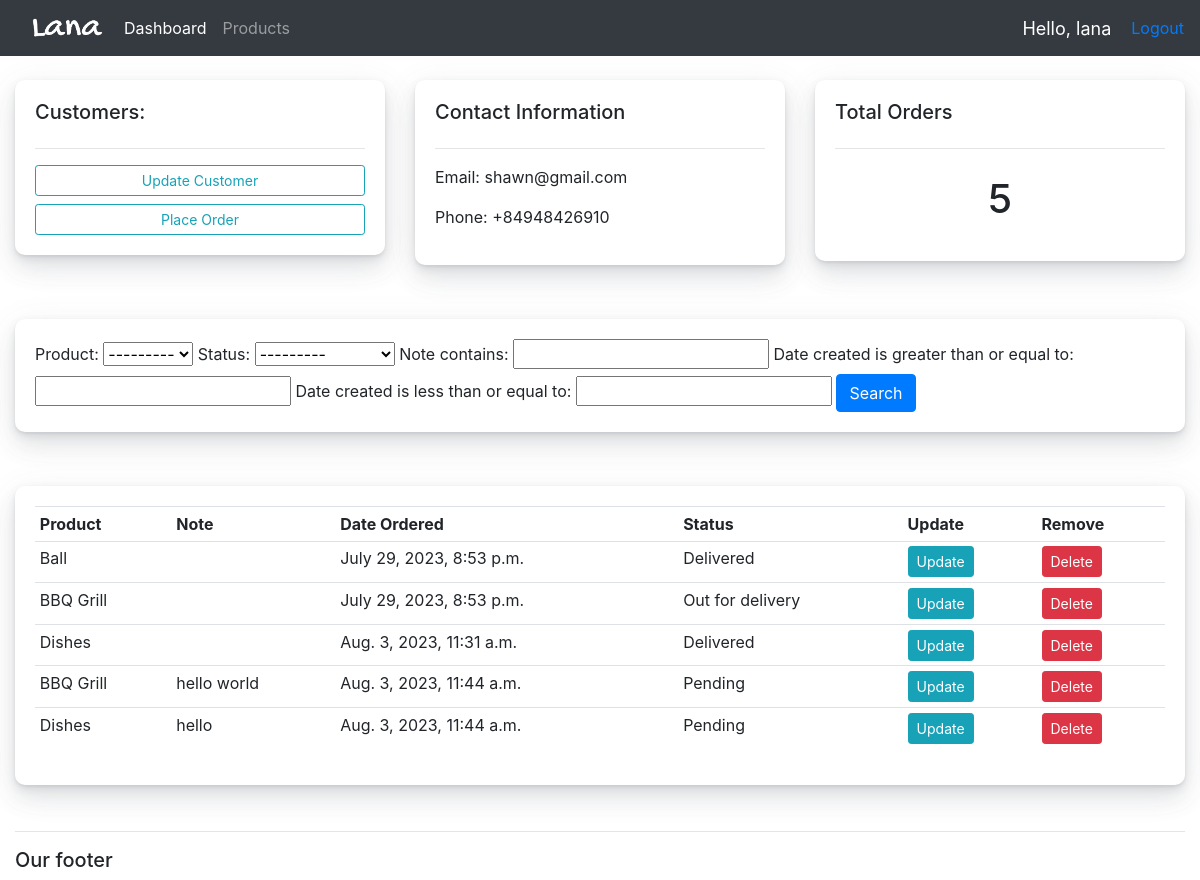
Page /customer/1 (signed in) on the committed database.
### accounts/models.py (models this page shows, shortened)
class Customer(models.Model):
    user = models.OneToOneField(User, null=True, blank=True, on_delete=models.CASCADE)
    name = models.CharField(max_length=200, null=True)
    phone = models.CharField(max_length=200, null=True)
    email = models.CharField(max_length=200, null=True)
    profile_pic = models.ImageField(default="profile1.png", null=True, blank=True)
    date_created = models.DateTimeField(auto_now_add=True, null=True)

class Order(models.Model):
    STATUS = (
        ('Pending', 'Pending'),
        ('Out for delivery', 'Out for delivery'),
        ('Delivered', 'Delivered'),
    )
    customer = models.ForeignKey(Customer, null=True, on_delete=models.SET_NULL)
    product = models.ForeignKey(Product, null=True, on_delete=models.SET_NULL)
    date_created = models.DateTimeField(auto_now_add=True, null=True)
    status = models.CharField(max_length=200, null=True, choices=STATUS)
    note = models.CharField(max_length=1000, blank=True)

class Product(models.Model):
    CATEGORY = (
        ('Indoor', 'Indoor'),
        ('Out Door', 'Out Door'),
    )
    name = models.CharField(max_length=200, null=True)
    price = models.FloatField(null=True)
    category = models.CharField(max_length=200, null=True, choices=CATEGORY)
    description = models.CharField(max_length=200, null=True, blank=True)
    date_created = models.DateTimeField(auto_now_add=True, null=True)
    tags = models.ManyToManyField(Tag)
    def __str__(self):
        return self.name

### accounts/decorators.py (the view)
        def wrapper_func(request, *args, **kwargs):
            group = None
            if request.user.groups.exists():
                group = request.user.groups.all()[0].name
            if group in allowed_roles:
                return view_func(request, *args, **kwargs)
            else:
                return HttpResponse('You are not authorized to view this page.')

### accounts/views.py (called while the page is built)
@login_required(login_url='login')
@allowed_users(allowed_roles=['admin'])
def customer(request, pk_test):
    customer = Customer.objects.get(id=pk_test)
    orders = customer.order_set.all()
    order_count = orders.count()
    myFilter = OrderFilter(request.GET, queryset=orders)
    orders = myFilter.qs
    context = {'customer': customer, 'orders': orders, 'order_count': order_count,
               'myFilter': myFilter}
    return render(request, 'accounts/customer.html', context)

### accounts/templates/accounts/customer.html
{% extends 'accounts/main.html' %}
{% block content %}
    <br>
    <div class="row">
        <div class="col-md">
            <div class="card card-body">
                <h5>Customers:</h5>
                <hr>
                <a class="btn btn-outline-info btn-sm btn-block" href="">Update Customer</a>
                <a class="btn btn-outline-info btn-sm btn-block" href="{% url 'create_order' customer.id %}">Place Order</a>
            </div>
        </div>
        <div class="col-md">
            <div class="card card-body">
                <h5>Contact Information</h5>
                <hr>
                <p>Email: {{customer.email}}</p>
                <p>Phone: {{customer.phone}}</p>
            </div>
        </div>
        <div class="col-md">
            <div class="card card-body">
                <h5>Total Orders</h5>
                <hr>
                <h1 style="text-align: center; padding: 10px;">{{order_count}}</h1>
            </div>
        </div>
    </div>
    <br>
    <div class="row">
        <div class="col">
            <div class="card card-body">
                <form method="get">
                    {{myFilter.form}}
                    <button class="btn btn-primary" type="submit">Search</button>
                </form>
            </div>
        </div>
    </div>
    <br>
    <div class="row">
        <div class="col-md">
            <div class="card card-body">
                <table class="table table-sm">
                    <tr>
                        <th>Product</th>
                        <th>Note</th>
                        <th>Date Ordered</th>
                        <th>Status</th>
                        <th>Update</th>
                        <th>Remove</th>
                    </tr>
                    {% for order in orders %}
                    <tr>
                        <td>{{order.product.name}}</td>
                        <td>{{order.note}}</td>
                        <td>{{order.date_created}}</td>
                        <td>{{order.status}}</td>
                        <td><a class="btn btn-sm btn-info" href="{% url 'update_order' order.id %}">Update</a></td>
                        <td><a class="btn btn-sm btn-danger" href="{% url 'delete_order' order.id %}">Delete</a></td>
                    </tr>
                    {% endfor %}
                </table>
            </div>
        </div>
    </div>
{% endblock %}

### accounts/templates/accounts/navbar.html (shortened to what this page needs)
{% load static %}
<nav class="navbar navbar-expand-lg navbar-dark bg-dark">
    <img src="{% static 'images/logo.png' %}" width="100vh" align-items="center">
    <div class="collapse navbar-collapse" id="navbarNavAltMarkup">
      <div class="navbar-nav">
        {% if request.user.is_staff %}
        <a class="nav-item nav-link active" href="{% url 'home' %}">Dashboard</a>
        <a class="nav-item nav-link" href="{% url 'products' %}">Products</a>
        {% else %}
        <a class="nav-item nav-link" href="{% url 'account' %}">Settings</a>
        {% endif %}
      </div>
    </div>
    <span id="hello-msg">Hello, {{request.user}}</span>
    <span><a class="hello-msg" href="{% url 'logout' %}">Logout</a></span>
  </nav>

### static/css/main.css (style rules this page uses)
.card { background-color: #fff; border-radius: 10px; border: none; position: relative; margin-bottom: 30px; box-shadow: 0 0.46875rem 2.1875rem rgba(90,97,105,0.1), 0 0.9375rem 1.40625rem rgba(90,97,105,0.1), 0 0.25rem 0.53125rem rgba(90,97,105,0.12), 0 0.125rem 0.1875rem rgba(90,97,105,0.1); }

### accounts/templates/accounts/navbar.html (style rules this page uses)
#hello-msg { font-size: 18px; color: #fff; margin-right: 20px; }

### rows in the picture
Customer: email "shawn@gmail.com", phone "+84948426910"
Order: product.name "Ball", date_created "July 29, 2023, 8:53 p.m.", status "Delivered"
Order: product.name "BBQ Grill", date_created "July 29, 2023, 8:53 p.m.", status "Out for delivery"
Order: product.name "Dishes", date_created "Aug. 3, 2023, 11:31 a.m.", status "Delivered"
Order: product.name "BBQ Grill", note "hello world", date_created "Aug. 3, 2023, 11:44 a.m.", status "Pending"
Order: product.name "Dishes", note "hello", date_created "Aug. 3, 2023, 11:44 a.m.", status "Pending"

### other values in the picture
{{ request.user }} "lana"
{{ order_count }} "5"
